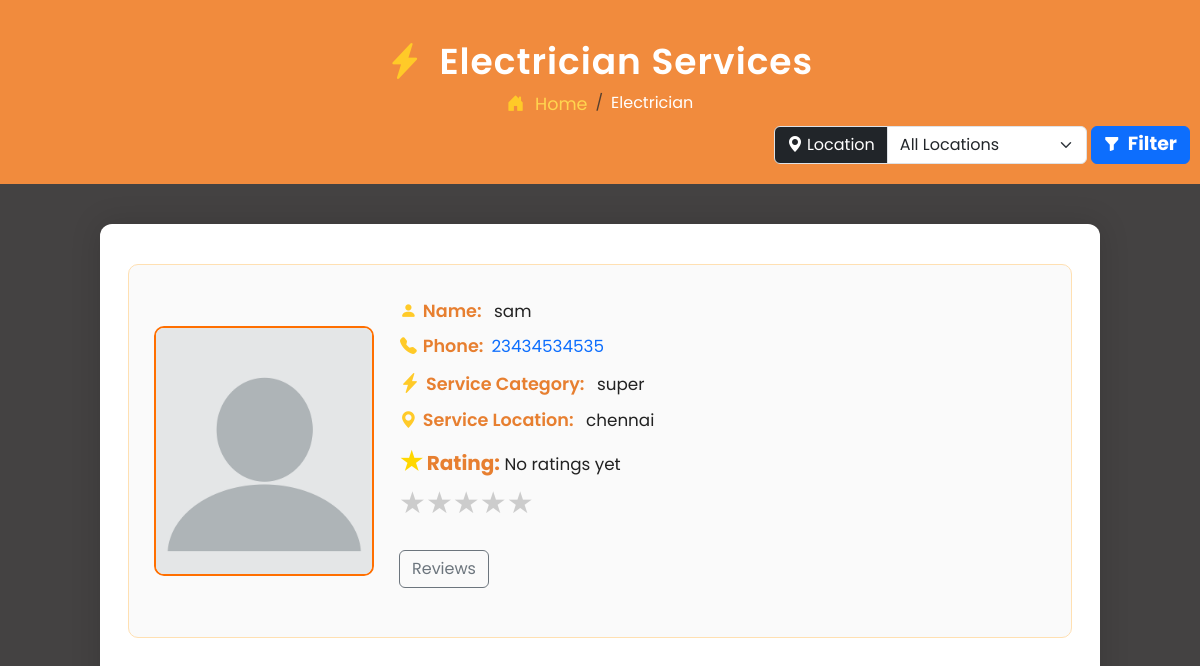
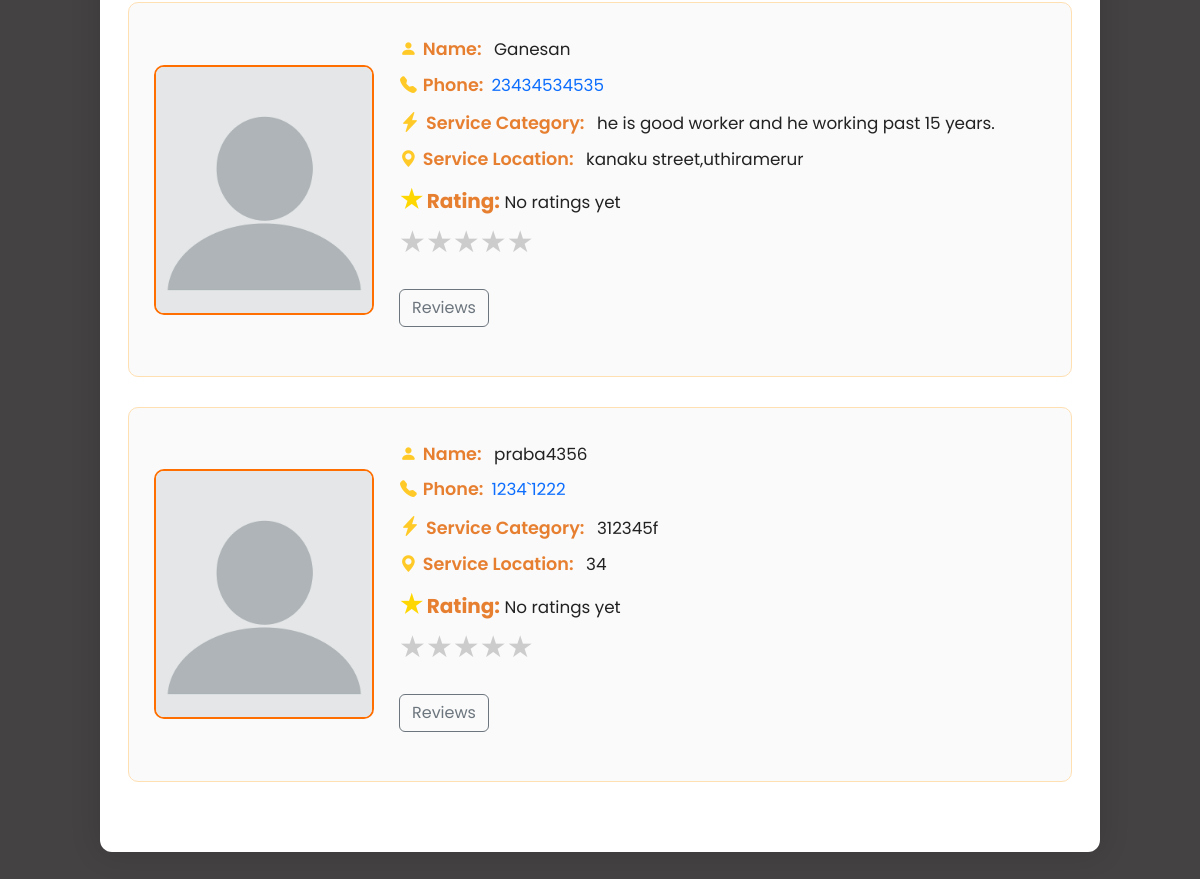
Before: /electrician/ with the older database file (2 pictures, top to bottom).
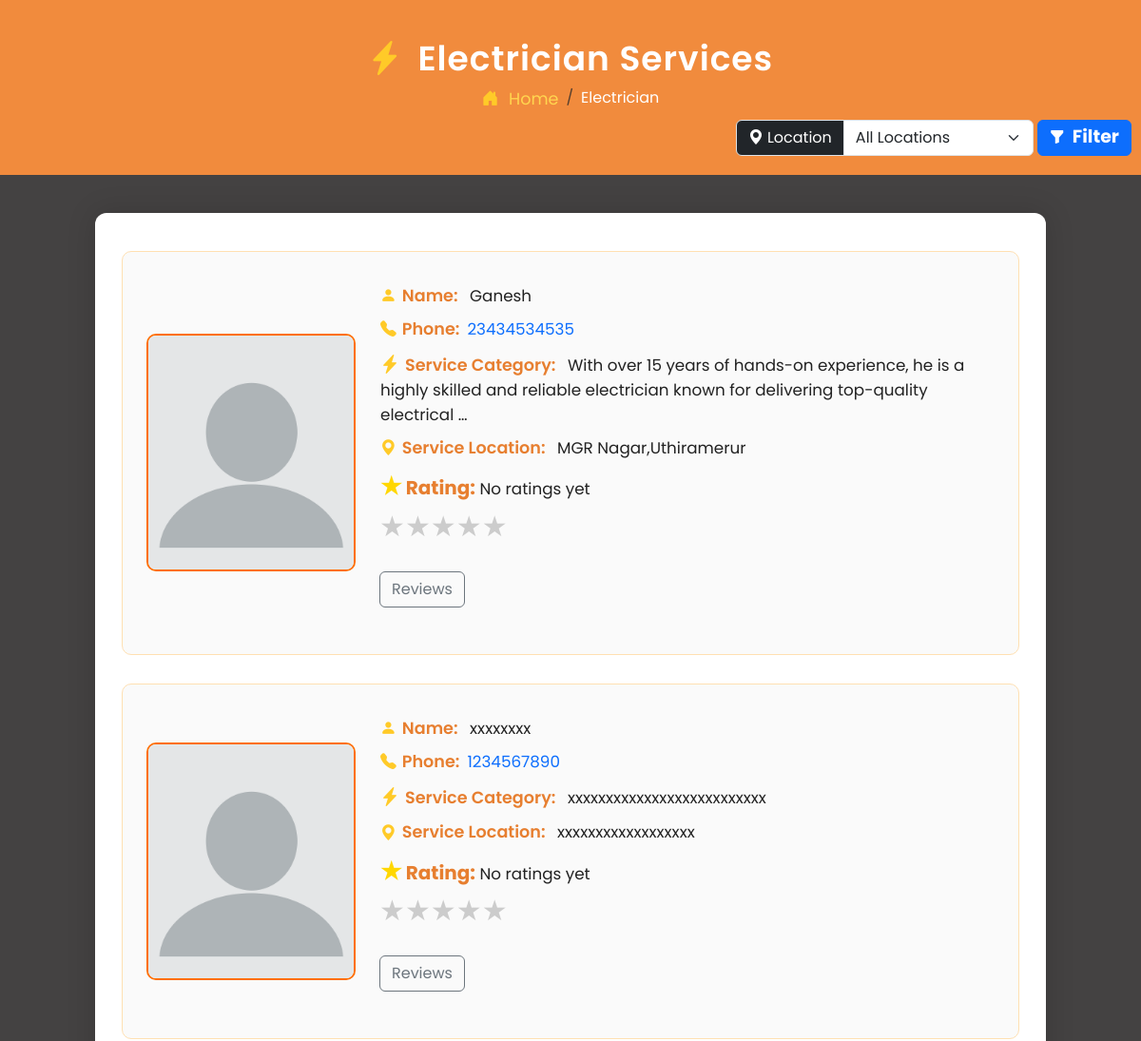
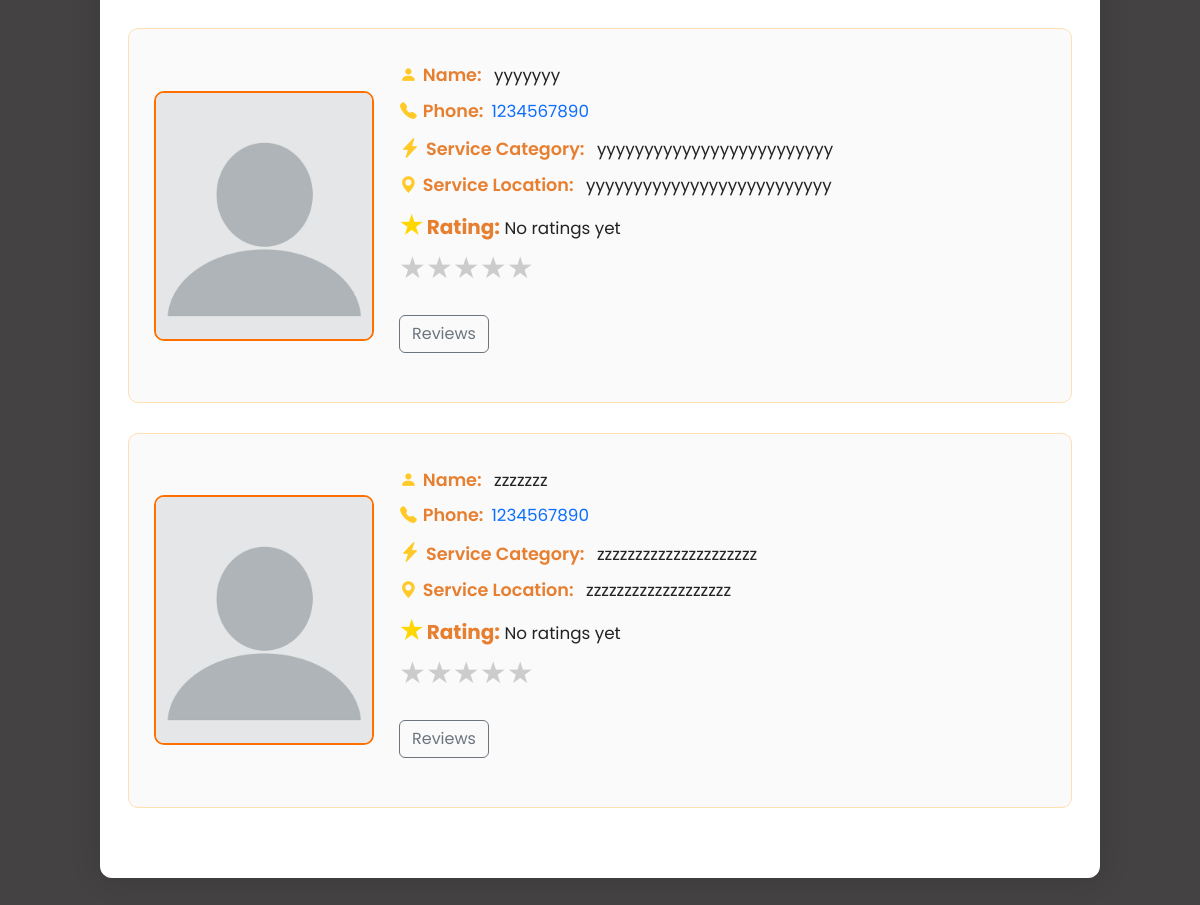
After: the same page with the newer database file (2 pictures, top to bottom).
### myapp/models.py (models this page shows, shortened)
class Service(models.Model):
    SERVICE_CHOICES = [
        ('PLUMBER', 'Plumber'),
        ('ELECTRICIAN', 'Electrician'),
        ('CARPENTER', 'Carpenter'),
        ('TV TECH', 'TV Technician'),
    ]
    name = models.CharField(max_length=100)
    service_type = models.CharField(max_length=50, choices=SERVICE_CHOICES)
    description = models.TextField()
    address = models.CharField(max_length=255, blank=True, null=True)
    contact_no = models.CharField(max_length=15, blank=True, null=True)
    created_at = models.DateTimeField(auto_now_add=True)
    updated_at = models.DateTimeField(auto_now=True)

### myapp/views.py (the view)
# urls.py: path('electrician/', views.electrician, name='electrician'),
def electrician(request):
    selected_location = request.GET.get('location', '')
    services = Service.objects.filter(service_type='ELECTRICIAN')
    if selected_location:
        services = services.filter(address__icontains=selected_location)
    for service in services:
        service.review = Review.objects.filter(service=service)
        service.average_rating = service.review.aggregate(models.Avg('rating'))['rating__avg']
    locations = Service.objects.filter(service_type='ELECTRICIAN') \
                               .values_list('address', flat=True).distinct()
    return render(request, 'electrician.html', {
        'services': services,
        'locations': locations,
    })

### templates/electrician.html (shortened to what this page needs)
{% load static %}
<!DOCTYPE html>
<html lang="en">
<head>
    <link href="https://cdn.jsdelivr.net/npm/bootstrap@5.3.3/dist/css/bootstrap.min.css" rel="stylesheet">
    <link href="https://cdn.jsdelivr.net/npm/bootstrap-icons@1.10.5/font/bootstrap-icons.css" rel="stylesheet">
    <link rel="stylesheet" href="{% static 'css/electrician.css' %}">
</head>
<body>
<div class="profile-header">
    <h2><i class="bi bi-lightning-charge-fill icon"></i> Electrician Services</h2>
    <nav aria-label="breadcrumb">
        <ol class="breadcrumb mb-2">
            <li class="breadcrumb-item">
                <a href="{% url 'homepage' %}">
                    <i class="bi bi-house-door-fill icon"></i> Home
                </a>
            </li>
            <li class="breadcrumb-item active text-white" aria-current="page">Electrician</li>
        </ol>
        <div class="d-flex justify-content-between align-items-center">
            <form method="get" action="" class="d-flex align-items-center ms-auto">
                <div class="input-group me-0">
                    <label class="input-group-text bg-dark text-white" for="locationSelect">
                        <i class="bi bi-geo-alt-fill me-1"></i> Location
                    </label>
                    <select name="location" id="locationSelect" class="form-select" style="width: 200px;">
                        <option value="">All Locations</option>
                    </select>
                </div>
                <button type="submit" class="btn btn-primary ms-1" style="height: 38px; border-radius: 0.375rem; display: flex; align-items: center; justify-content: center; margin-right: 10px;">
                    <i class="bi bi-funnel-fill me-2"></i> <span>Filter</span>
                </button>
            </form>
        </div>
    </nav>
</div>
<div class="container profile-container">
    <div class="row">
        {% if services %}
            {% for service in services %}
                <div class="profile-box">
                    <img src="{% static 'images/logo/profile.webp' %}" alt="Profile Picture">
                    <div class="profile-details">
                        <p><i class="bi bi-person-fill icon"></i><span class="label">Name:</span> {{ service.name }}</p>
                        <p><i class="bi bi-telephone-fill icon"></i><span class="label">Phone:</span><a href="#">{{ service.contact_no }}</a></p>
                        <p><i class="bi bi-lightning-charge-fill icon"style='font-size:20px;'></i><span class="label">Service Category:</span> {{ service.description|truncatewords:20 }}</p>
                        <p><i class="bi bi-geo-alt-fill icon"></i><span class="label">Service Location:</span> {{ service.address }}</p>
                        <p><strong><span style="color: gold; font-size: 25px;">&#9733;</span>  Rating:</strong>
                            {% if service.average_rating %}
                               <span>{{ service.average_rating|floatformat:1 }} stars</span>
                            {% else %}
                                No ratings yet
                            {% endif %}
                        </p>
                        <div class="mb-4">
                            <div class="rating-stars">
                                {% for i in "54321" %}
                                    <label for="star{{ i }}-{{ service.id }}" title="{{ i }} stars">&#9733;</label>
                                {% endfor %}
                            </div>
                        </div>
                        <div class="reviews mb-4">
                            <button class="btn btn-outline-secondary" data-bs-toggle="modal" data-bs-target="#reviewModal"
                                    onclick="openReviewModal('{{ service.id }}')">Reviews</button>
                        </div>
                    </div>
                </div>
            {% endfor %}
        {% else %}
            <p class="no-services"><i class="bi bi-exclamation-circle-fill icon"></i>No electrician services available at the moment.</p>
        {% endif %}
    </div>
</div>
</body>
</html>

Changed rows visible on the page:
removed Service: name "sam", contact_no "23434534535", description "super", address "chennai", shows "No ratings yet"
removed Service: name "praba4356", contact_no "1234`1222", description "312345f", address "34", shows "No ratings yet"
changed Service: name "Ganesan" → "Ganesh"; description "he is good worker and he working past 15 years." → "With over 15 years of hands-on experience, he is a highly skilled and reliable electrician known for delivering top-quality electrical …"; address "kanaku street,uthiramerur" → "MGR Nagar,Uthiramerur"
added Service: name "xxxxxxxx", contact_no "1234567890", description "xxxxxxxxxxxxxxxxxxxxxxxxxx", address "xxxxxxxxxxxxxxxxxx", shows "No ratings yet"
added Service: name "yyyyyyy", contact_no "1234567890", description "yyyyyyyyyyyyyyyyyyyyyyyyy", address "yyyyyyyyyyyyyyyyyyyyyyyyyy", shows "No ratings yet"
added Service: name "zzzzzzz", contact_no "1234567890", description "zzzzzzzzzzzzzzzzzzzzz", address "zzzzzzzzzzzzzzzzzzz", shows "No ratings yet"
